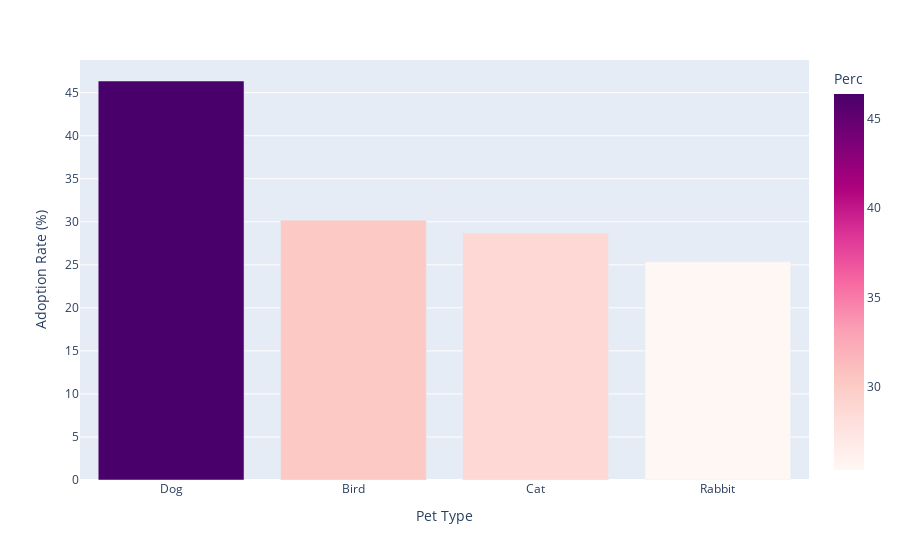

Here is the notebook cell this chart was saved with:
### Code cell
px.bar(adoption_rate_by_pet_type, 
       color=adoption_rate_by_pet_type,
       color_continuous_scale = 'RdPu', 
       labels = {'value': 'Adoption Rate (%)', 'color': 'Perc', 'PetType': 'Pet Type'})

### Figure 1 — Plotly figure (JSON) as saved in the notebook; plotly's stock layout.template omitted (floating-point values rounded to 4 significant figures)
{"data": [{"alignmentgroup": "True", "hovertemplate": "Pet Type=%{x}<br>Adoption Rate (%)=%{y}<br>Perc=%{marker.color}<extra></extra>", "legendgroup": "", "marker": {"color": [46.36, 30.18, 28.71, 25.35], "coloraxis": "coloraxis", "pattern": {"shape": ""}}, "name": "", "offsetgroup": "", "orientation": "v", "showlegend": false, "textposition": "auto", "type": "bar", "x": ["Dog", "Bird", "Cat", "Rabbit"], "xaxis": "x", "y": [46.36, 30.18, 28.71, 25.35], "yaxis": "y"}], "layout": {"barmode": "relative", "coloraxis": {"colorbar": {"title": {"text": "Perc"}}, "colorscale": [[0, "rgb(255,247,243)"], [0.125, "rgb(253,224,221)"], [0.25, "rgb(252,197,192)"], [0.375, "rgb(250,159,181)"], [0.5, "rgb(247,104,161)"], [0.625, "rgb(221,52,151)"], [0.75, "rgb(174,1,126)"], [0.875, "rgb(122,1,119)"], [1, "rgb(73,0,106)"]]}, "legend": {"tracegroupgap": 0}, "margin": {"t": 60}, "xaxis": {"anchor": "y", "domain": [0, 1], "title": {"text": "Pet Type"}}, "yaxis": {"anchor": "x", "domain": [0, 1], "title": {"text": "Adoption Rate (%)"}}}}
